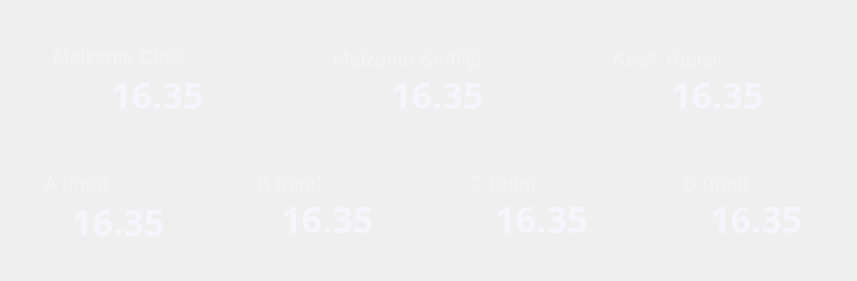
   <widget class="QFrame" name="Container_3">
    <property name="geometry">
     <rect>
      <x>1033</x>
      <y>127</y>
      <width>857</width>
      <height>281</height>
     </rect>
    </property>
    <property name="styleSheet">
     <string notr="true">QFrame {
    background: qlineargradient(
        x1:0, y1:0, x2:0, y2:1,
        stop:0 rgba(6, 11, 38, 240),
        stop:1 rgba(26, 31, 55, 0)
    );
    border-radius: 20px;
}
</string>
    </property>
    <property name="frameShape">
     <enum>QFrame::StyledPanel</enum>
    </property>
    <property name="frameShadow">
     <enum>QFrame::Raised</enum>
    </property>
    <widget class="QFrame" name="FrameMalzemeCinsi">
     <property name="geometry">
      <rect>
       <x>20</x>
       <y>27</y>
       <width>260</width>
       <height>105</height>
      </rect>
     </property>
     <property name="styleSheet">
      <string notr="true">QFrame {
    background: qlineargradient(
        x1:0, y1:0, x2:0, y2:1,
        stop:0 rgba(6, 11, 38, 240),
        stop:1 rgba(26, 31, 55, 0)
    );
    border-radius: 20px;
}
</string>
     </property>
     <property name="frameShape">
      <enum>QFrame::StyledPanel</enum>
     </property>
     <property name="frameShadow">
      <enum>QFrame::Raised</enum>
     </property>
     <widget class="QLabel" name="labelMalzemeCinsi">
      <property name="geometry">
       <rect>
        <x>33</x>
        <y>20</y>
        <width>151</width>
        <height>20</height>
       </rect>
      </property>
      <property name="styleSheet">
       <string notr="true">QLabel{
	background-color: transparent;
	color: rgba(244, 246, 252, 151);
	font-family: 'Plus-Jakarta-Sans';
	font-weight: medium;
	font-size: 20px;
}</string>
      </property>
      <property name="text">
       <string>Malzeme Cinsi</string>
      </property>
     </widget>
     <widget class="QLabel" name="labelMalzemeCinsiValue">
      <property name="geometry">
       <rect>
        <x>91</x>
        <y>43</y>
        <width>101</width>
        <height>50</height>
       </rect>
      </property>
      <property name="font">
       <font>
        <family>Plus-Jakarta-Sans</family>
        <pointsize>-1</pointsize>
        <weight>75</weight>
        <bold>true</bold>
       </font>
      </property>
      <property name="styleSheet">
       <string notr="true">QLabel{
	background-color: transparent;
	color: #F4F6FC;
	font-family: 'Plus-Jakarta-Sans';
	font-weight: bold;
	font-size: 36px;
}</string>
      </property>
      <property name="text">
       <string>16.35</string>
      </property>
     </widget>
    </widget>
    <widget class="QFrame" name="FrameMalzemeSertligi">
     <property name="geometry">
      <rect>
       <x>300</x>
       <y>27</y>
       <width>260</width>
       <height>105</height>
      </rect>
     </property>
     <property name="styleSheet">
      <string notr="true">QFrame {
    background: qlineargradient(
        x1:0, y1:0, x2:0, y2:1,
        stop:0 rgba(6, 11, 38, 240),
        stop:1 rgba(26, 31, 55, 0)
    );
    border-radius: 20px;
}
</string>
     </property>
     <property name="frameShape">
      <enum>QFrame::StyledPanel</enum>
     </property>
     <property name="frameShadow">
      <enum>QFrame::Raised</enum>
     </property>
     <widget class="QLabel" name="labelMalzemeSertligi">
      <property name="geometry">
       <rect>
        <x>33</x>
        <y>20</y>
        <width>161</width>
        <height>31</height>
       </rect>
      </property>
      <property name="styleSheet">
       <string notr="true">QLabel{
	background-color: transparent;
	color: rgba(244, 246, 252, 151);
	font-family: 'Plus-Jakarta-Sans';
	font-weight: medium;
	font-size: 20px;
}</string>
      </property>
      <property name="text">
       <string>Malzeme Sertliği</string>
      </property>
      <property name="alignment">
       <set>Qt::AlignLeading|Qt::AlignLeft|Qt::AlignTop</set>
      </property>
     </widget>
     <widget class="QLabel" name="labelMalzemeSertligiValue">
      <property name="geometry">
       <rect>
        <x>91</x>
        <y>43</y>
        <width>101</width>
        <height>50</height>
       </rect>
      </property>
      <property name="font">
       <font>
        <family>Plus-Jakarta-Sans</family>
        <pointsize>-1</pointsize>
        <weight>75</weight>
        <bold>true</bold>
       </font>
      </property>
      <property name="styleSheet">
       <string notr="true">QLabel{
	background-color: transparent;
	color: #F4F6FC;
	font-family: 'Plus-Jakarta-Sans';
	font-weight: bold;
	font-size: 36px;
}</string>
      </property>
      <property name="text">
       <string>16.35</string>
      </property>
     </widget>
    </widget>
    <widget class="QFrame" name="FrameKesitYapisi">
     <property name="geometry">
      <rect>
       <x>580</x>
       <y>27</y>
       <width>260</width>
       <height>105</height>
      </rect>
     </property>
     <property name="styleSheet">
      <string notr="true">QFrame {
    background: qlineargradient(
        x1:0, y1:0, x2:0, y2:1,
        stop:0 rgba(6, 11, 38, 240),
        stop:1 rgba(26, 31, 55, 0)
    );
    border-radius: 20px;
}
</string>
     </property>
     <property name="frameShape">
      <enum>QFrame::StyledPanel</enum>
     </property>
     <property name="frameShadow">
      <enum>QFrame::Raised</enum>
     </property>
     <widget class="QLabel" name="labelKesitYapisi">
      <property name="geometry">
       <rect>
        <x>33</x>
        <y>20</y>
        <width>151</width>
        <height>31</height>
       </rect>
      </property>
      <property name="styleSheet">
       <string notr="true">QLabel{
	background-color: transparent;
	color: rgba(244, 246, 252, 151);
	font-family: 'Plus-Jakarta-Sans';
	font-weight: medium;
	font-size: 20px;
}</string>
      </property>
      <property name="text">
       <string>Kesit Yapısı</string>
      </property>
      <property name="alignment">
       <set>Qt::AlignLeading|Qt::AlignLeft|Qt::AlignTop</set>
      </property>
     </widget>
     <widget class="QLabel" name="labelKesitYapisiValue">
      <property name="geometry">
       <rect>
        <x>91</x>
        <y>43</y>
        <width>101</width>
        <height>50</height>
       </rect>
      </property>
      <property name="font">
       <font>
        <family>Plus-Jakarta-Sans</family>
        <pointsize>-1</pointsize>
        <weight>75</weight>
        <bold>true</bold>
       </font>
      </property>
      <property name="styleSheet">
       <string notr="true">QLabel{
	background-color: transparent;
	color: #F4F6FC;
	font-family: 'Plus-Jakarta-Sans';
	font-weight: bold;
	font-size: 36px;
}</string>
      </property>
      <property name="text">
       <string>16.35</string>
      </property>
     </widget>
    </widget>
    <widget class="QFrame" name="FrameABCD">
     <property name="geometry">
      <rect>
       <x>20</x>
       <y>154</y>
       <width>820</width>
       <height>105</height>
      </rect>
     </property>
     <property name="styleSheet">
      <string notr="true">QFrame {
    background: qlineargradient(
        x1:0, y1:0, x2:0, y2:1,
        stop:0 rgba(6, 11, 38, 240),
        stop:1 rgba(26, 31, 55, 0)
    );
    border-radius: 20px;
}
</string>
     </property>
     <property name="frameShape">
      <enum>QFrame::StyledPanel</enum>
     </property>
     <property name="frameShadow">
      <enum>QFrame::Raised</enum>
     </property>
     <widget class="QLabel" name="labelA">
      <property name="geometry">
       <rect>
        <x>24</x>
        <y>19</y>
        <width>81</width>
        <height>20</height>
       </rect>
      </property>
      <property name="styleSheet">
       <string notr="true">QLabel{
	background-color: transparent;
	color: rgba(244, 246, 252, 151);
	font-family: 'Plus-Jakarta-Sans';
	font-weight: medium;
	font-size: 20px;
}</string>
      </property>
      <property name="text">
       <string>A (mm)</string>
      </property>
     </widget>
     <widget class="QLabel" name="labelAValue">
      <property name="geometry">
       <rect>
        <x>52</x>
        <y>43</y>
        <width>101</width>
        <height>50</height>
       </rect>
      </property>
      <property name="font">
       <font>
        <family>Plus-Jakarta-Sans</family>
        <pointsize>-1</pointsize>
        <weight>75</weight>
        <bold>true</bold>
       </font>
      </property>
      <property name="styleSheet">
       <string notr="true">QLabel{
	background-color: transparent;
	color: #F4F6FC;
	font-family: 'Plus-Jakarta-Sans';
	font-weight: bold;
	font-size: 36px;
}</string>
      </property>
      <property name="text">
       <string>16.35</string>
      </property>
     </widget>
     <widget class="QLabel" name="labelB">
      <property name="geometry">
       <rect>
        <x>237</x>
        <y>19</y>
        <width>81</width>
        <height>20</height>
       </rect>
      </property>
      <property name="styleSheet">
       <string notr="true">QLabel{
	background-color: transparent;
	color: rgba(244, 246, 252, 151);
	font-family: 'Plus-Jakarta-Sans';
	font-weight: medium;
	font-size: 20px;
}</string>
      </property>
      <property name="text">
       <string>B (mm)</string>
      </property>
     </widget>
     <widget class="QLabel" name="labelC">
      <property name="geometry">
       <rect>
        <x>450</x>
        <y>19</y>
        <width>81</width>
        <height>20</height>
       </rect>
      </property>
      <property name="styleSheet">
       <string notr="true">QLabel{
	background-color: transparent;
	color: rgba(244, 246, 252, 151);
	font-family: 'Plus-Jakarta-Sans';
	font-weight: medium;
	font-size: 20px;
}</string>
      </property>
      <property name="text">
       <string>C (mm)</string>
      </property>
     </widget>
     <widget class="QLabel" name="labelD">
      <property name="geometry">
       <rect>
        <x>663</x>
        <y>19</y>
        <width>81</width>
        <height>20</height>
       </rect>
      </property>
      <property name="styleSheet">
       <string notr="true">QLabel{
	background-color: transparent;
	color: rgba(244, 246, 252, 151);
	font-family: 'Plus-Jakarta-Sans';
	font-weight: medium;
	font-size: 20px;
}</string>
      </property>
      <property name="text">
       <string>D (mm)</string>
      </property>
     </widget>
     <widget class="QLabel" name="labelBValue">
      <property name="geometry">
       <rect>
        <x>261</x>
        <y>40</y>
        <width>101</width>
        <height>50</height>
       </rect>
      </property>
      <property name="font">
       <font>
        <family>Plus-Jakarta-Sans</family>
        <pointsize>-1</pointsize>
        <weight>75</weight>
        <bold>true</bold>
       </font>
      </property>
      <property name="styleSheet">
       <string notr="true">QLabel{
	background-color: transparent;
	color: #F4F6FC;
	font-family: 'Plus-Jakarta-Sans';
	font-weight: bold;
	font-size: 36px;
}</string>
      </property>
      <property name="text">
       <string>16.35</string>
      </property>
     </widget>
     <widget class="QLabel" name="labelCValue">
      <property name="geometry">
       <rect>
        <x>475</x>
        <y>40</y>
        <width>101</width>
        <height>50</height>
       </rect>
      </property>
      <property name="font">
       <font>
        <family>Plus-Jakarta-Sans</family>
        <pointsize>-1</pointsize>
        <weight>75</weight>
        <bold>true</bold>
       </font>
      </property>
      <property name="styleSheet">
       <string notr="true">QLabel{
	background-color: transparent;
	color: #F4F6FC;
	font-family: 'Plus-Jakarta-Sans';
	font-weight: bold;
	font-size: 36px;
}</string>
      </property>
      <property name="text">
       <string>16.35</string>
      </property>
     </widget>
     <widget class="QLabel" name="labelDValue">
      <property name="geometry">
       <rect>
        <x>690</x>
        <y>40</y>
        <width>101</width>
        <height>50</height>
       </rect>
      </property>
      <property name="font">
       <font>
        <family>Plus-Jakarta-Sans</family>
        <pointsize>-1</pointsize>
        <weight>75</weight>
        <bold>true</bold>
       </font>
      </property>
      <property name="styleSheet">
       <string notr="true">QLabel{
	background-color: transparent;
	color: #F4F6FC;
	font-family: 'Plus-Jakarta-Sans';
	font-weight: bold;
	font-size: 36px;
}</string>
      </property>
      <property name="text">
       <string>16.35</string>
      </property>
     </widget>
    </widget>
   </widget>
